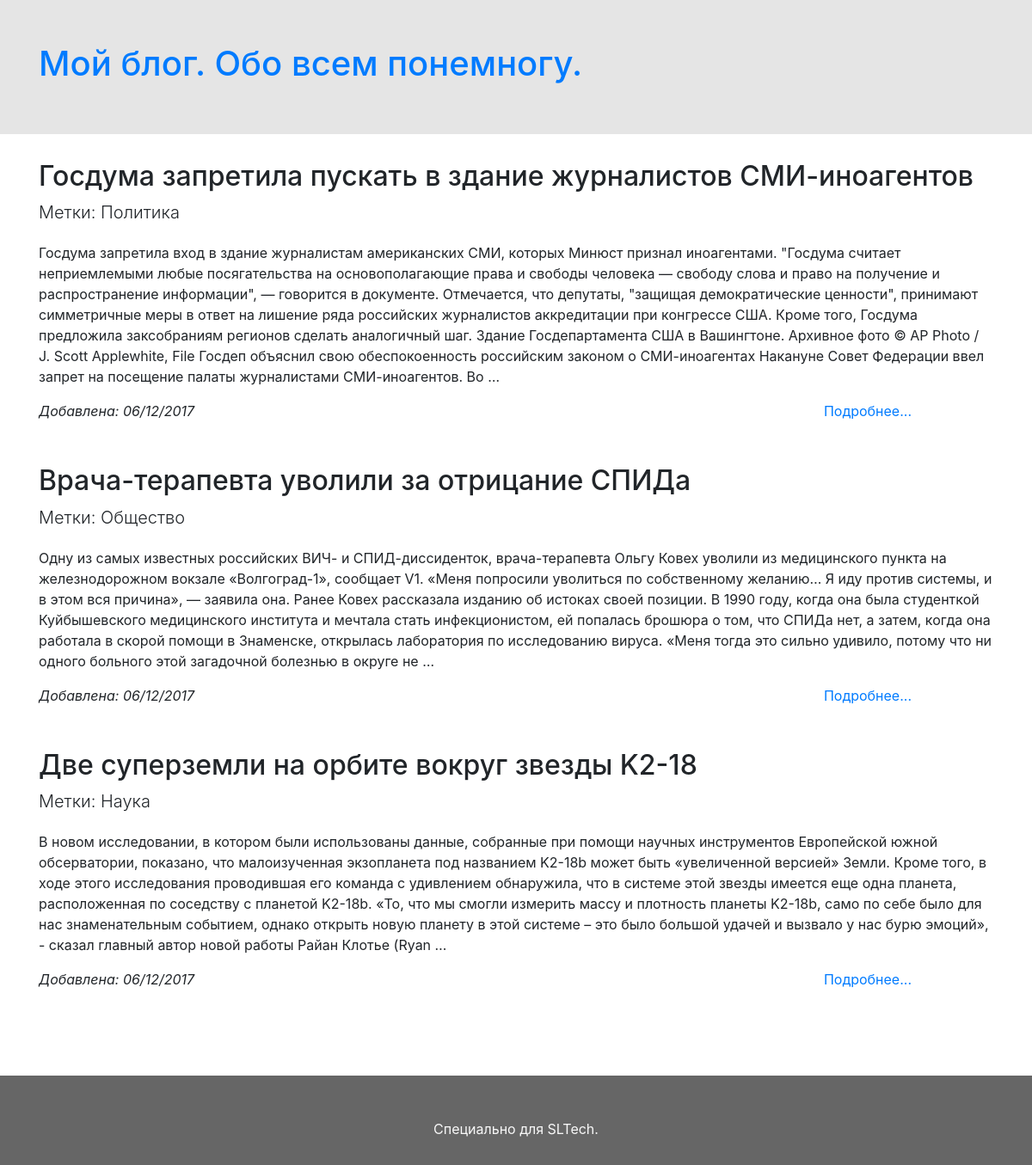
The page / on the database its author committed.
### blog/models.py (models this page shows, shortened)
class BaseModel(models.Model):
    created = models.DateTimeField(auto_now_add=True)
    title = models.CharField(max_length=200, blank=True, verbose_name='Название')
    body = models.TextField(verbose_name='Текст')
    class Meta:
        abstract = True
        ordering = ('-created',)

class Record(BaseModel):
    category = models.ForeignKey(to=Category, null=True, on_delete=models.SET_NULL,verbose_name='Категория')

class Category(models.Model):
    title = models.CharField(max_length=200, blank=True, verbose_name='Название')
    def __str__(self):
        return self.title

### blog/views.py (the view)
# urls.py: url(r'^$', RecordListView.as_view(), name='records'),
class RecordListView(ListView):
    model = Record
    context_object_name = 'records'

### templates/blog/record_list.html (shortened to what this page needs)
{% extends 'blog/main.html' %}
{% block content %}
    <div class="row">
        <div class="col-12">
            {% for record in records %}
                <h2>{{ record.title }}</h2>
                <p class="lead">Метки: {{ record.category }}</p>
                <p>{{ record.body|truncatewords:100|safe }}</p>
                <div class="row" style="margin-bottom: 50px">
                    <div class="col-5"><em>Добавлена: {{ record.created|date:"d/m/Y" }}</em></div>
                    <div class="col-6 text-right"><a href="{% url 'record' record.id %}">Подробнее...</a></div>
                </div>
            {% endfor %}
        </div>
    </div>
{% endblock %}

### templates/blog/main.html (shortened to what this page needs)
{% load static %}
<!DOCTYPE html>
<html lang="en">
<head>
    <link rel="stylesheet" href="{% static 'bootstrap/css/bootstrap.css'%}">
</head>
<body>
<div  style=" background-color: #e5e5e5; margin-bottom: 30px">
    <div class="container">
        <div class="row">
            <div class="col-12" style="margin: 50px auto">
                <h1><a href="/">Мой блог. Обо всем понемногу.</a></h1>
            </div>
        </div>
    </div>
</div>
<div class="container">
    {% block content %}
    {% endblock %}
</div>
<footer style=" background-color: #666666; padding-bottom: 30px; margin-top: 50px">
    <div class="container">
        <div class="row justify-content-center">
            <div class="row justify-content-center" style="margin-top: 50px; color: #f8f8f8">
                Специально для SLTech.
            </div>
        </div>
    </div>
</footer>
</body>
</html>

### rows shown on the page
Record: title "Госдума запретила пускать в здание журналистов СМИ-иноагентов‍", category "Политика", body "Госдума запретила вход в здание журналистам американских СМИ, которых Минюст признал иноагентами. \"Госдума считает неприемлемыми любые посягательства на основополагающие права и свободы человека — свободу слова и право на получение и распространение информации\", — говорится в документе. Отмечается, что депутаты, \"защищая демократические ценности\", принимают симметричные меры в ответ на лишение ряда российских журналистов аккредитации при конгрессе США. Кроме того, Госдума предложила заксобраниям регионов сделать аналогичный шаг. Здание Госдепартамента США в Вашингтоне. Архивное фото © AP Photo / J. Scott Applewhite, File Госдеп объяснил свою обеспокоенность российским законом о…", created "06/12/2017"
Record: title "Врача-терапевта уволили за отрицание СПИДа", category "Общество", body "Одну из самых известных российских ВИЧ- и СПИД-диссиденток, врача-терапевта Ольгу Ковех уволили из медицинского пункта на железнодорожном вокзале «Волгоград-1», сообщает V1. «Меня попросили уволиться по собственному желанию… Я иду против системы, и в этом вся причина», — заявила она. Ранее Ковех рассказала изданию об истоках своей позиции. В 1990 году, когда она была студенткой Куйбышевского медицинского института и мечтала стать инфекционистом, ей попалась брошюра о том, что СПИДа нет, а затем, когда она работала в скорой помощи в Знаменске, открылась лаборатория по исследованию вируса. «Меня тогда это сильно удивило, потому что ни одного больного этой загадочной болезнью в округе не …", created "06/12/2017"
Record: title "Две суперземли на орбите вокруг звезды K2-18", category "Наука", body "В новом исследовании, в котором были использованы данные, собранные при помощи научных инструментов Европейской южной обсерватории, показано, что малоизученная экзопланета под названием K2-18b может быть «увеличенной версией» Земли. Кроме того, в ходе этого исследования проводившая его команда с удивлением обнаружила, что в системе этой звезды имеется еще одна планета, расположенная по соседству с планетой K2-18b. «То, что мы смогли измерить массу и плотность планеты K2-18b, само по себе было для нас знаменательным событием, однако открыть новую планету в этой системе – это было большой удачей и вызвало у нас бурю эмоций», - сказал главный автор новой работы Райан Клотье (Ryan …", created "06/12/2017"
